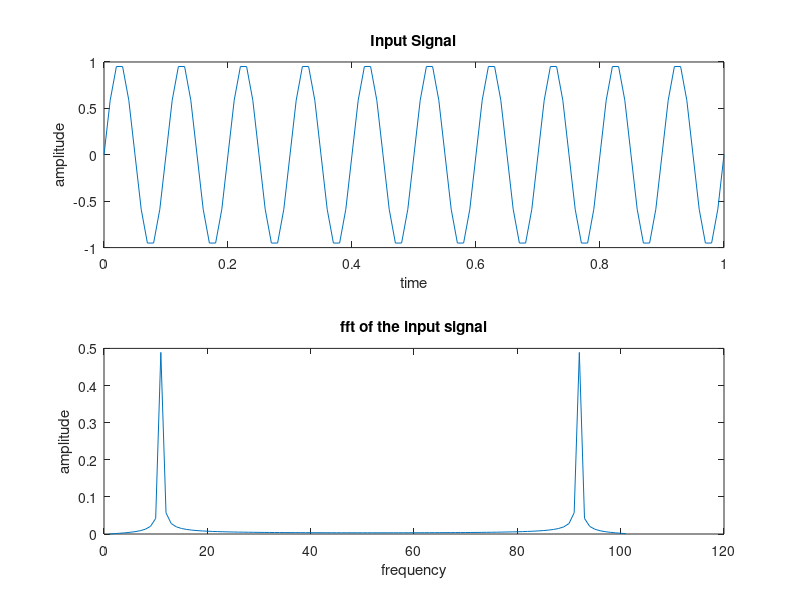

Source code (MATLAB):
%FFT of a sinusoidal signal
clc;
clear all;
close all;
t=0:0.01:1;
a=sin(2*pi*10*t)+sin(2*pi*100*t);
b=fft(a);
c=abs(b);
d=length(a);
e=c/d;
subplot(2,1,1),plot(t,a);
xlabel('time')
ylabel('amplitude')
title('Input Signal')
subplot(2,1,2),plot(e);
xlabel('frequency')
ylabel('amplitude')
title('fft of the input signal');
